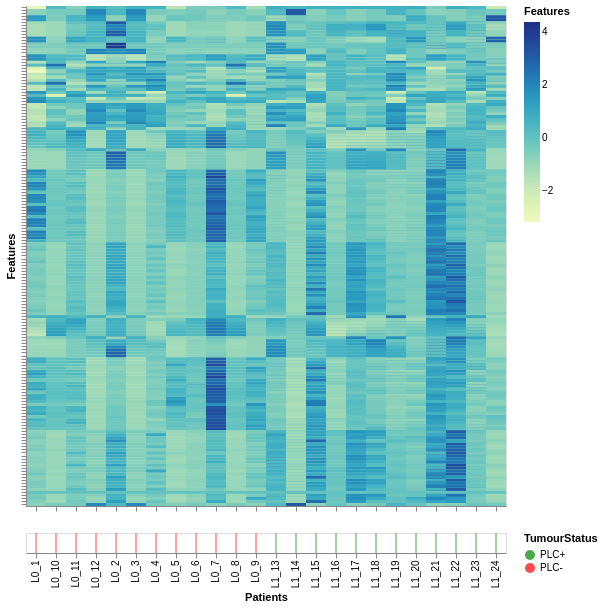

Vega-Lite specification for this chart:
### Vega-Lite specification from a JSON file in a GitHub repository (floating-point values rounded to 4 significant figures; data arrays with more than 128 entries replaced by an {"elided": "..."} marker saying what was removed)
{"$schema": "https://vega.github.io/schema/vega-lite/v4.json", "datasets": {"features": {"elided": "7920 records"}, "status": [{"PatientID": "L0_1", "TumourStatus": "PLC-"}, {"PatientID": "L0_10", "TumourStatus": "PLC-"}, {"PatientID": "L0_11", "TumourStatus": "PLC-"}, {"PatientID": "L0_12", "TumourStatus": "PLC-"}, {"PatientID": "L0_2", "TumourStatus": "PLC-"}, {"PatientID": "L0_3", "TumourStatus": "PLC-"}, {"PatientID": "L0_4", "TumourStatus": "PLC-"}, {"PatientID": "L0_5", "TumourStatus": "PLC-"}, {"PatientID": "L0_6", "TumourStatus": "PLC-"}, {"PatientID": "L0_7", "TumourStatus": "PLC-"}, {"PatientID": "L0_8", "TumourStatus": "PLC-"}, {"PatientID": "L0_9", "TumourStatus": "PLC-"}, {"PatientID": "L1_13", "TumourStatus": "PLC+"}, {"PatientID": "L1_14", "TumourStatus": "PLC+"}, {"PatientID": "L1_15", "TumourStatus": "PLC+"}, {"PatientID": "L1_16", "TumourStatus": "PLC+"}, {"PatientID": "L1_17", "TumourStatus": "PLC+"}, {"PatientID": "L1_18", "TumourStatus": "PLC+"}, {"PatientID": "L1_19", "TumourStatus": "PLC+"}, {"PatientID": "L1_20", "TumourStatus": "PLC+"}, {"PatientID": "L1_21", "TumourStatus": "PLC+"}, {"PatientID": "L1_22", "TumourStatus": "PLC+"}, {"PatientID": "L1_23", "TumourStatus": "PLC+"}, {"PatientID": "L1_24", "TumourStatus": "PLC+"}]}, "vconcat": [{"data": {"name": "features"}, "mark": "rect", "height": 500, "encoding": {"x": {"field": "PatientID", "type": "nominal", "title": null, "axis": {"labels": false}}, "color": {"field": "feature_value", "type": "quantitative", "title": "Features"}, "y": {"field": "feature_name", "type": "nominal", "title": "Features", "axis": {"labels": false}}}}, {"data": {"name": "status"}, "mark": "tick", "height": 20, "encoding": {"x": {"field": "PatientID", "type": "nominal", "title": "Patients"}, "color": {"field": "TumourStatus", "scale": {"range": ["green", "red"]}}}}]}
